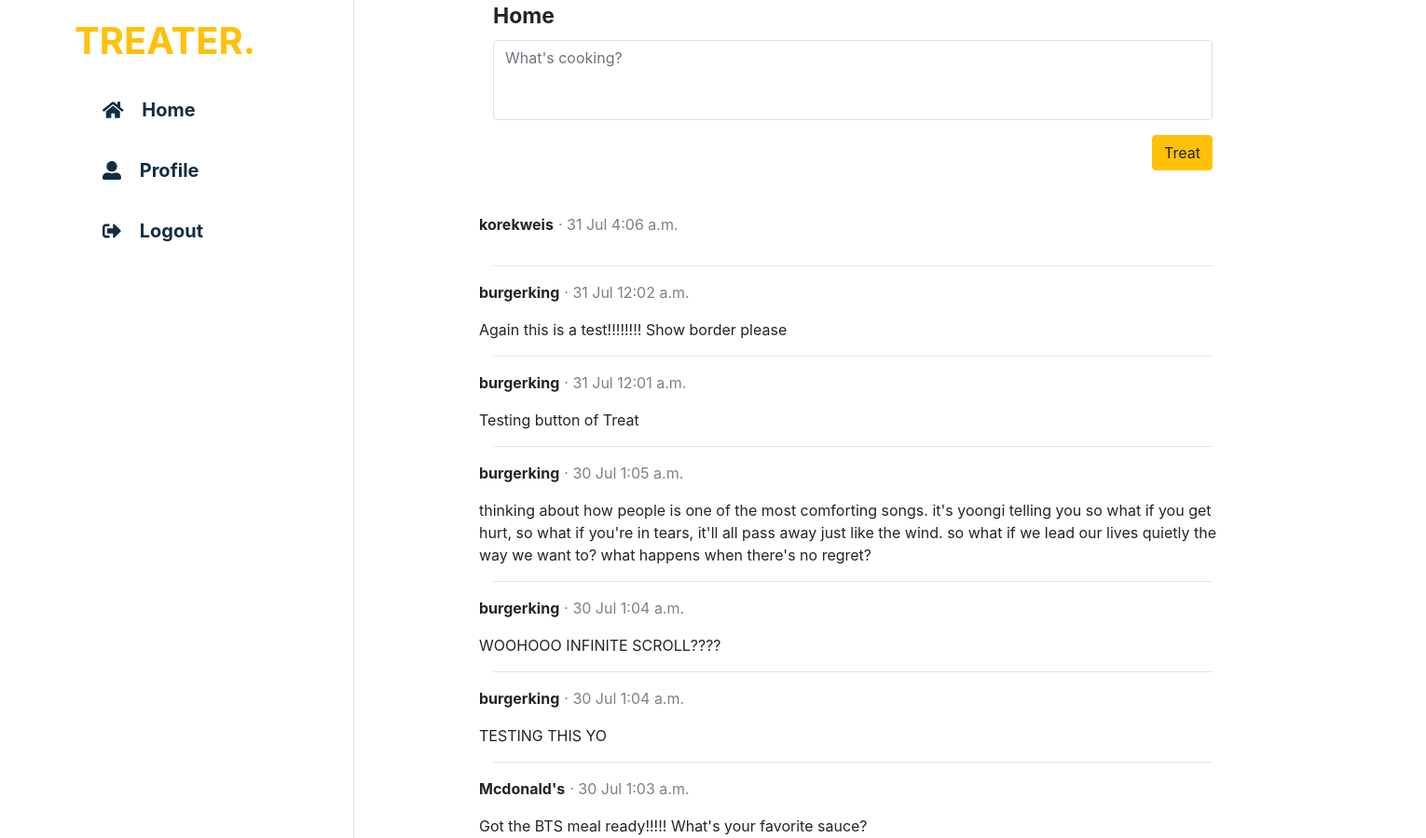
Before: /Treater/home (signed in, upper part) with the older database file.
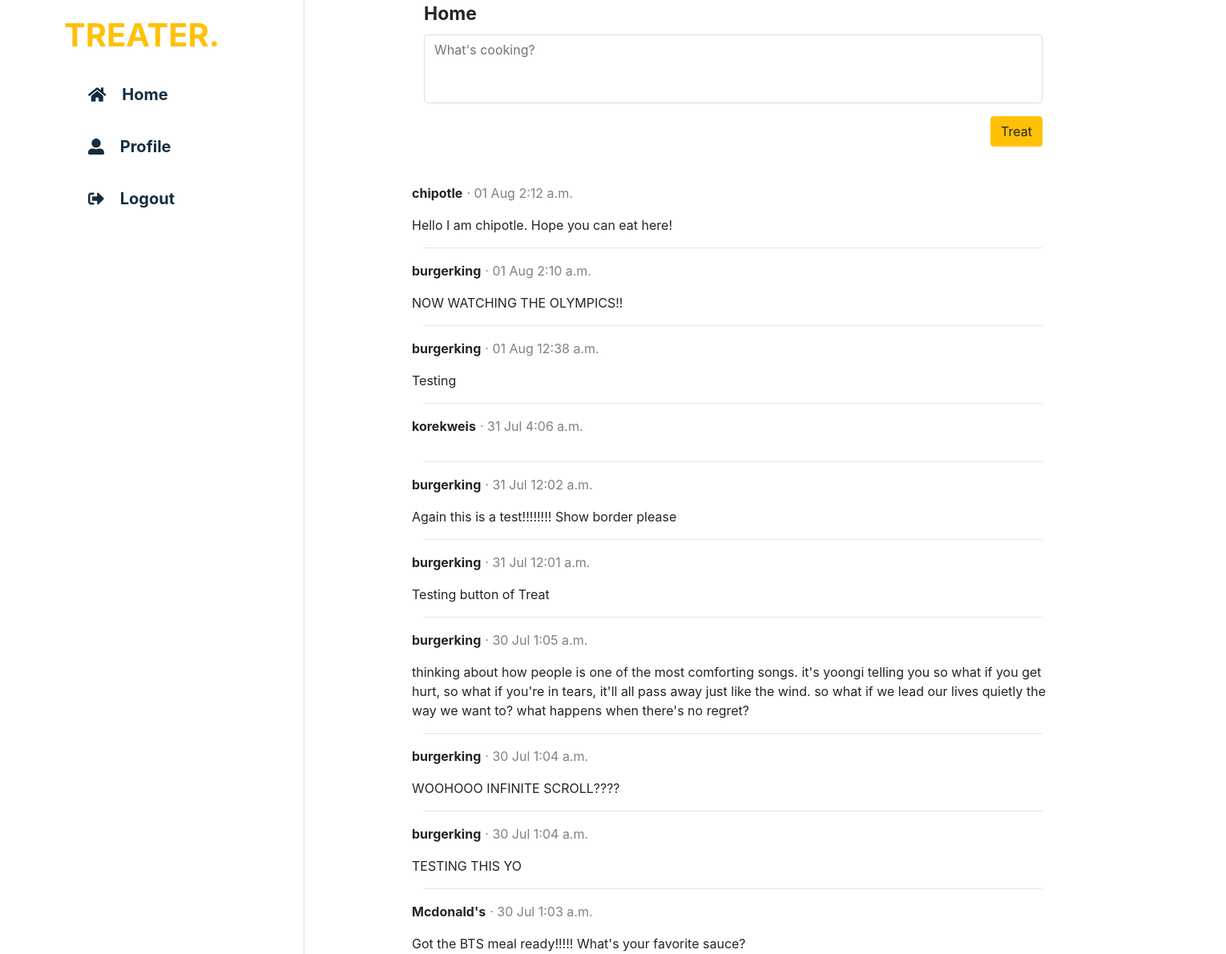
After: the same page with the newer database file.
### treater_feed/models.py (models this page shows, shortened)
class Tweet(models.Model):
    user = models.ForeignKey(User, on_delete=models.CASCADE, related_name="tweet_user")
    tweet = models.CharField(max_length=250)
    date_and_time = models.DateTimeField(auto_now_add=True)

class User(AbstractUser):
    description = models.CharField(max_length=250, null=True)

### treater_feed/views.py (the view)
# urls.py: 2. Add a URL to urlpatterns:  path('', views.home, name='home')
@login_required
def home(request):
    user = User.objects.get(username=request.user)
    return render(request, "treater_feed/feed.html", {
        "tweets": Tweet.objects.all().order_by('-id')
    })

### treater_feed/templates/treater_feed/feed.html (shortened to what this page needs)
{% extends "treater_feed/layout.html" %} {% block authenticated_body %}
<div class="container treater_feed">
    <div class="container feed">
        <form action="{% url 'add_tweet' %}" method="post" id="tweet-form">
            <div class="form-group text-area">
                <label class="home-title" for="tweet-text-area">Home</label>
                <textarea class="form-control" name="tweet" id="tweet-text-area" rows="3" placeholder="What's cooking?"></textarea>
            </div>
            <input class="btn btn-warning" type="submit" value="Treat" id="treat-button">
        </form>
    </div>
    <div class="container list-tweets">
        <ul>
            {% for tweet in tweets %}
            <li>
                <div class="tweet-post">
                    <div class="row">
                        <b>{{tweet.user}}</b>
                        <p class="tweet-date-time"> &#183; {{tweet.date_and_time|date:"d M"}} {{tweet.date_and_time|time:"TIME_FORMAT"}}</p>
                    </div>
                </div>
                <div class="row">
                    {{tweet.tweet}}
                </div>
            </li>
            <hr> {% endfor %}
        </ul>
    </div>
</div>
{% endblock %}

Changed rows visible on the page:
added Tweet: user "chipotle", date_and_time "01 Aug", date_and_time "2:12 a.m.", tweet "Hello I am chipotle. Hope you can eat here!"
added Tweet: user "burgerking", date_and_time "01 Aug", date_and_time "2:10 a.m.", tweet "NOW WATCHING THE OLYMPICS!!"
added Tweet: user "burgerking", date_and_time "01 Aug", date_and_time "12:38 a.m.", tweet "Testing"
